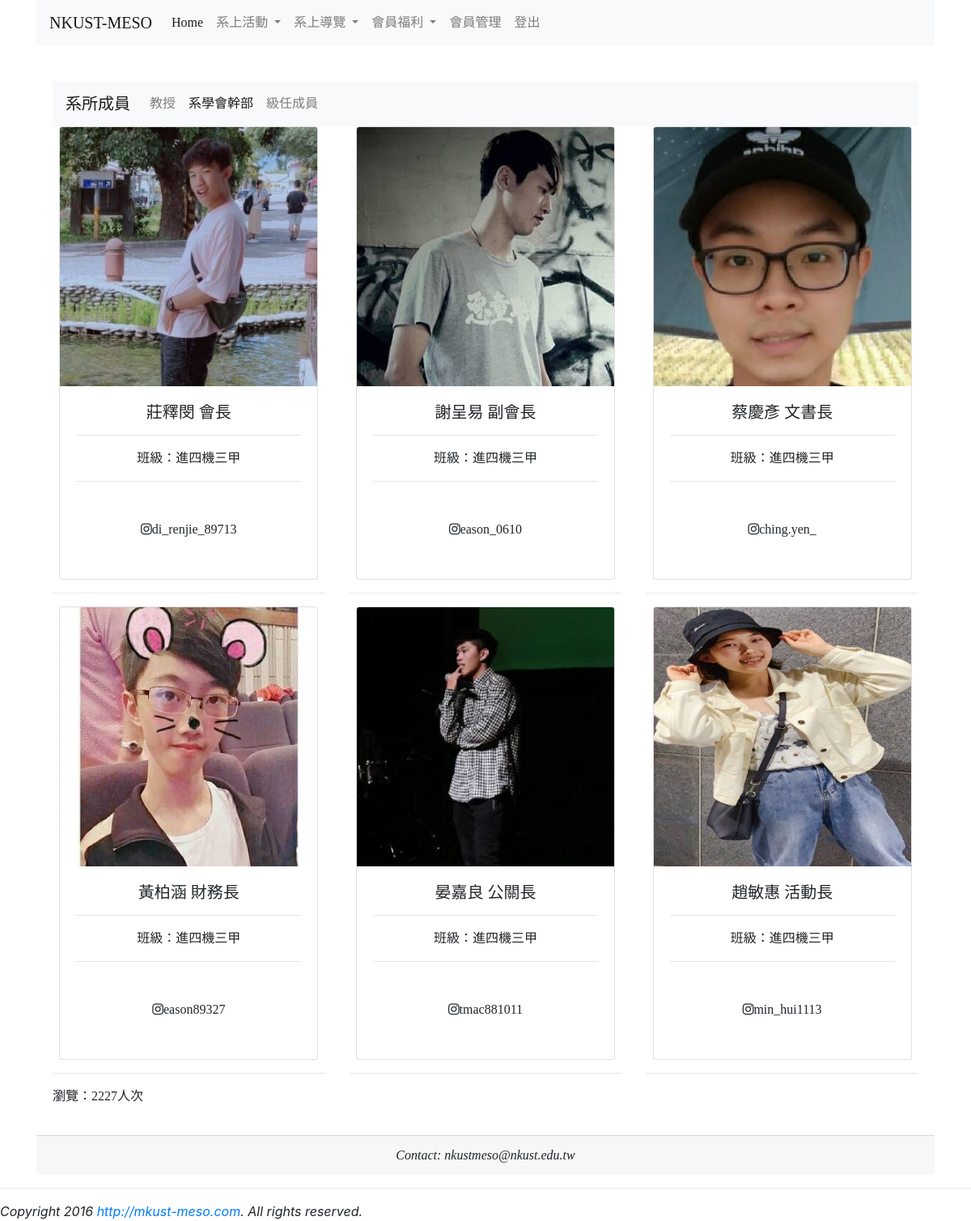
The page /cadre.php (signed in) on the database its author committed.
### tables this page shows
CREATE TABLE `cadre` (
  `id` int(11) NOT NULL,
  `sku` varchar(8) NOT NULL,
  `name` varchar(20) NOT NULL,
  `description` varchar(200) NOT NULL,
  `photo` varchar(200) NOT NULL,
  `price` int(11) NOT NULL,
  `ig` varchar(100) NOT NULL
);

### cadre.php (the view, shortened to what this page needs)
<?php
require "includes/dbconfig.php";
?>
<!doctype html>
<head>
    <link rel="stylesheet" href="https://stackpath.bootstrapcdn.com/bootstrap/4.5.2/css/bootstrap.min.css">
    <link rel="stylesheet" href="https://cdnjs.cloudflare.com/ajax/libs/font-awesome/4.7.0/css/font-awesome.min.css">
</head>
<body>
    <?php require "includes/menu.php"; ?>
    <br>
    <div class='container'>
        <div class='card-body' align=center>
            <nav class="navbar navbar-expand-lg navbar-light bg-light">
                <a class="navbar-brand" href="member.php">系所成員</a>
                <div class="collapse navbar-collapse" id="navbarSupportedContent">
                    <ul class="navbar-nav mr-auto">
                        <li class="nav-item ">
                            <a class="nav-link" href="member.php">教授<span class="sr-only">(current)</span></a>
                        </li>
                        <li class="nav-item active">
                            <a class="nav-link" href="cadre.php">系學會幹部<span class="sr-only">(current)</span></a>
                        </li>
                        <li class="nav-item">
                            <a class="nav-link" href="classmember.php">級任成員</a>
                        </li>
                    </ul>
                </div>
            </nav>
            <?php
            echo "<div class='row'>";
            $sql = "SELECT * FROM cadre";
            $result = $conn->query($sql);
            if ($result->num_rows > 0) {
                while ($row = $result->fetch_assoc()) {
                    $description = $row["description"];
                    $name = $row["name"];
                    $photo = $row["photo"];
                    $ig = $row["ig"];
                    echo "<div class='col-md-4 col-sm-6 col-xs-12'>";
                    echo "<div class='card' style='width: 20rem;height:35rem;'>";
                    echo "<img style='overflow:auto;' src='$photo' width='40' height='320' class='card-img-top'>";
                    echo "<div class='card-body'>";
                    echo "<h5 class='card-title'>$name</h5>";
                    echo"<hr>";
                    echo "<p style='overflow:auto;' class='card-text'>$description</p>";
                    echo"<hr>";
                    echo"<br>";
                    echo"<div id='widget'>";
                    echo"<div class='btn-o bg' data-scribe='component:button' style='width: 100%;'><a href='https://www.instagram.com/$ig/' class='btn' id='b'><i class='fa fa-instagram ft14'></i><span class='label' id='l'>$ig</span></a></div>";
                    echo"</div>";
                    echo "</div></div><hr></div>";
                }
            } else {
                echo "0 results";
            }
            echo "</div>";
            ?>
            <p style="text-align:left;"><?php include "footer.php"; ?></p>
        </div>
        <div class='card-footer' align=center>
            <em>Contact: nkustmeso@nkust.edu.tw</em>
        </div>
    </div>
    <hr>
    <em>Copyright 2016 <a href='http://nkust-meso.com'>http://mkust-meso.com</a>. All rights reserved.</em>
</body>
</html>

### cadre.php (style rules this page uses)
h1, h2, h3, h4, h5, p, div { font-family: 微軟正黑體; }

### rows shown on the page
cadre: photo (picture), name "莊釋閔 會長", description "班級：進四機三甲", ig "di_renjie_89713"
cadre: photo (picture), name "謝呈易 副會長", description "班級：進四機三甲", ig "eason_0610"
cadre: photo (picture), name "蔡慶彥 文書長", description "班級：進四機三甲", ig "ching.yen_"
cadre: photo (picture), name "黃柏涵 財務長", description "班級：進四機三甲", ig "eason89327"
cadre: photo (picture), name "晏嘉良 公關長", description "班級：進四機三甲", ig "tmac881011"
cadre: photo (picture), name "趙敏惠 活動長", description "班級：進四機三甲", ig "min_hui1113"

### other values the page prints
$counter "2227"
